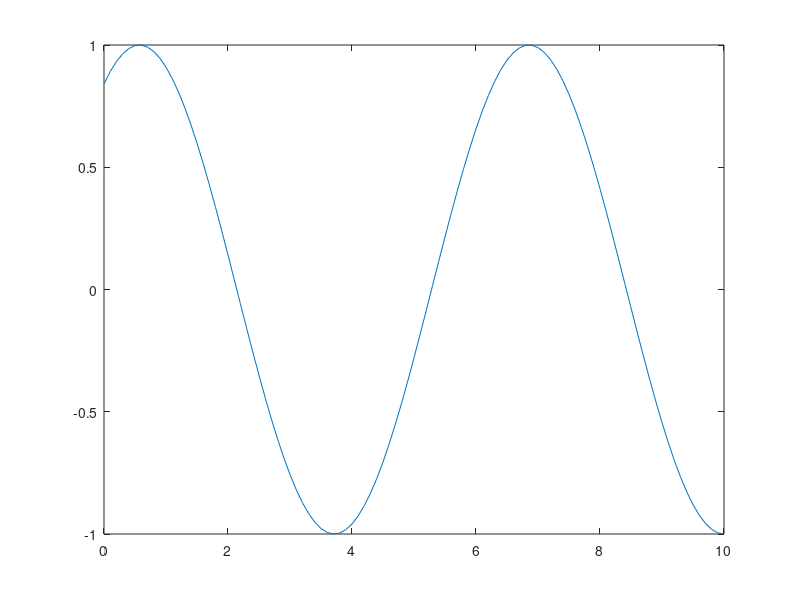
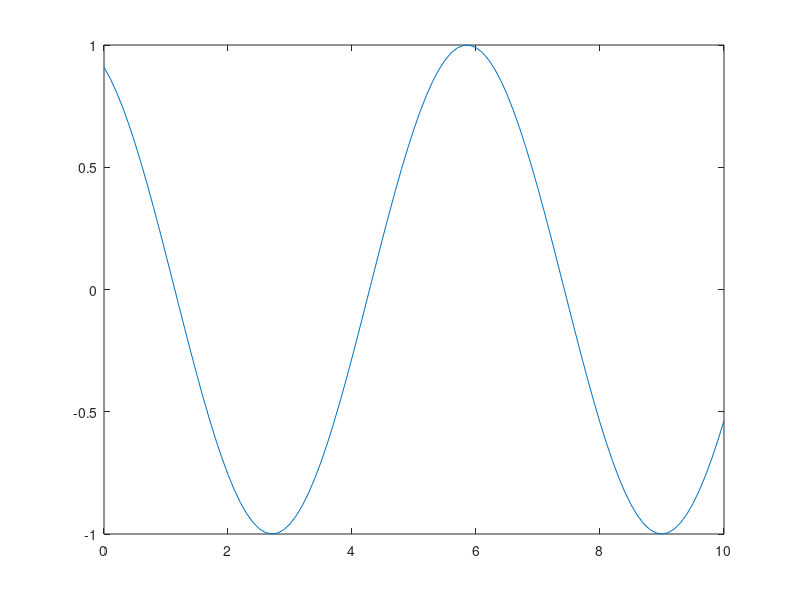
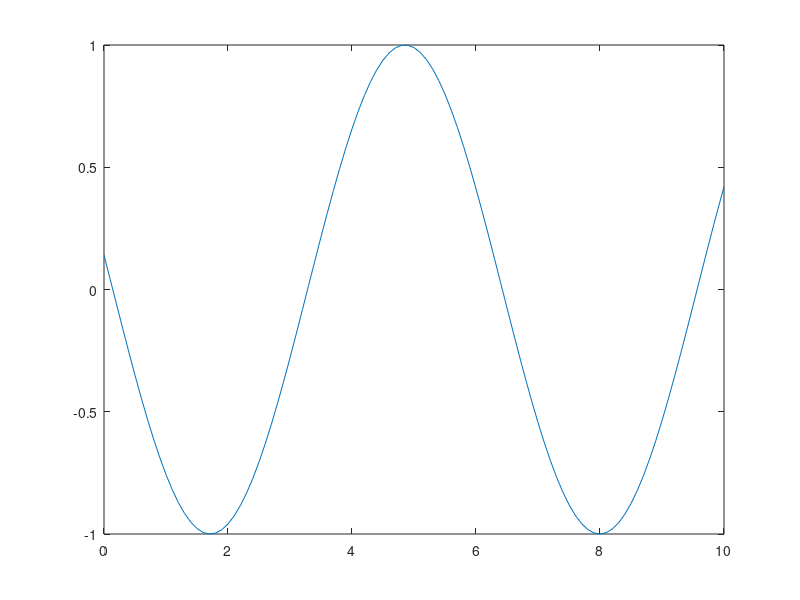
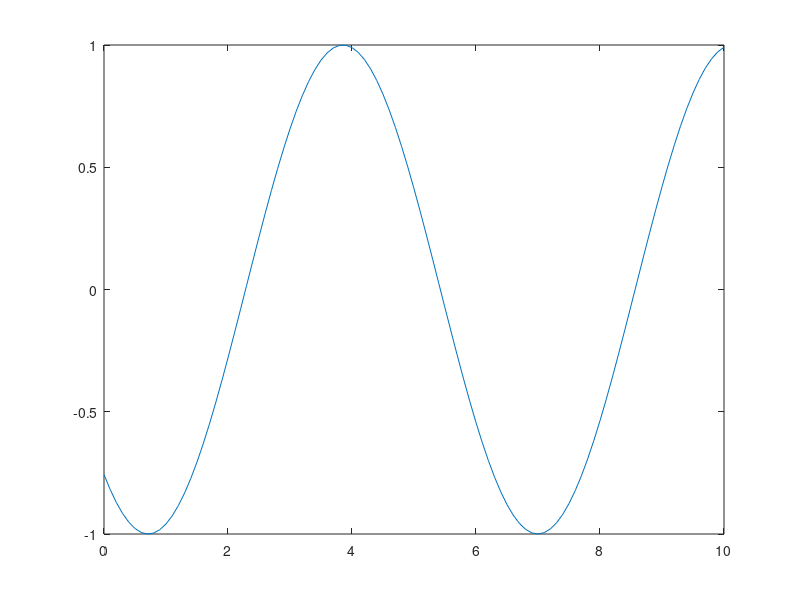

MATLAB code to generate these figures, in order:
%%

for i = 1:10
    x = linspace(0, 10, 101);
    plot(x, sin(x+i));
    print(gcf, '-deps', strcat('plot', num2str(i), '.ps'));
   
end

%%

a = 3;
if rem(a, 2) == 0
    disp('a is even')
else 
    disp('a is odd')
end

%%

input_num = 1;
switch input_num
    case -1
        disp('negative 1')
    case 0 
        disp('zero')
    case 1 
        disp('positive 1')
    otherwise
        disp('other value')
end  

%%

n = 1;
while prod(1:n) < 1e100
    n = n + 1;
end

%%

n = 1;
sum = 1;
while n < 999    % 要999因為 n = n + 1 代表998會再+1
    n = n + 1; 
    sum = sum + n
end

print(sum)

%%

for n = 1:2:10
    a(n) = 2 ^ n
    a(a==0)=[]    % a==0是為了判斷a出現0的地方要以[]取代
end

%%